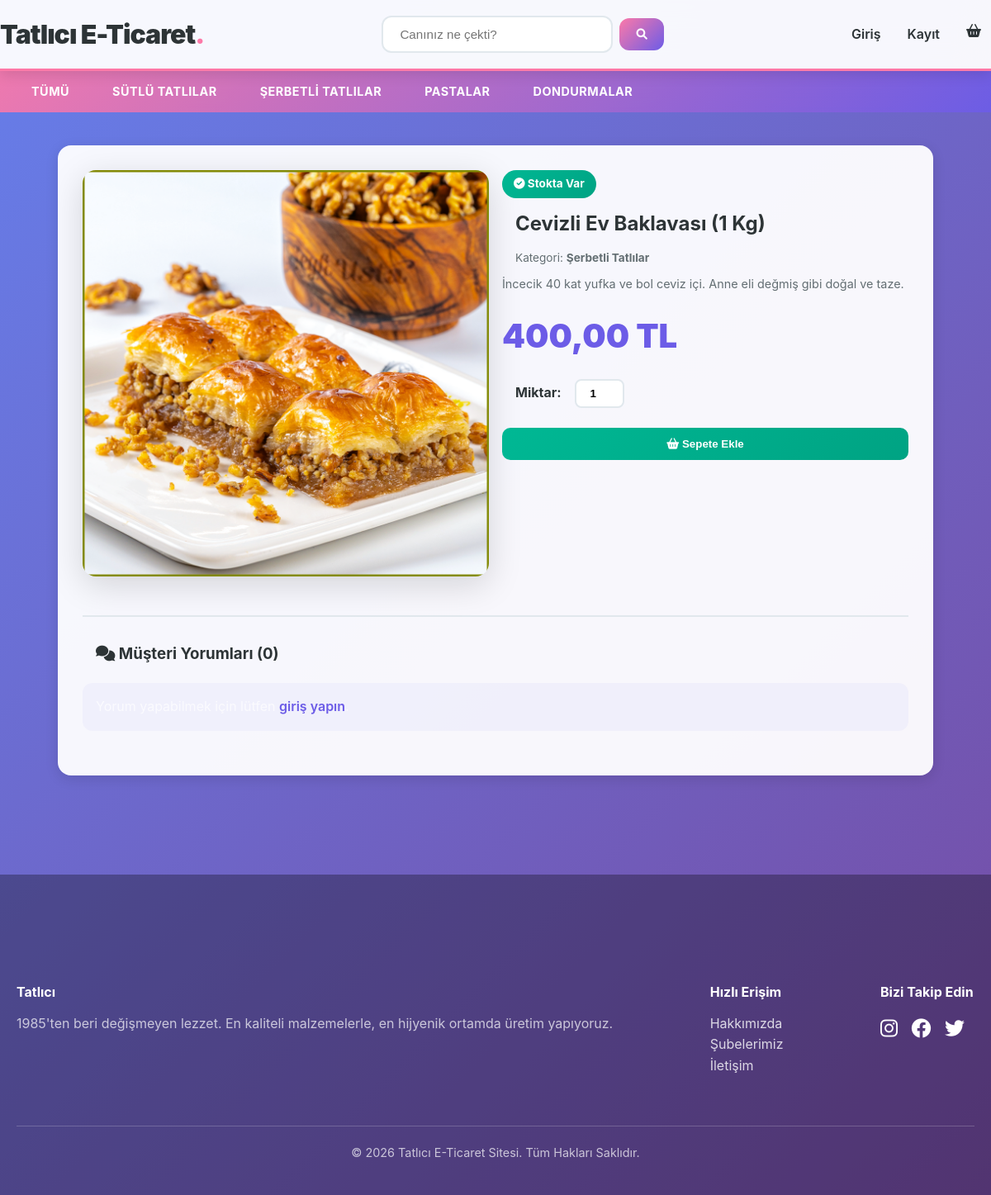
The app's page /product_detail.php?id=2 with its own data.
### tables this page shows
CREATE TABLE IF NOT EXISTS `ayarlar` (
  `id` int NOT NULL,
  `site_basligi` varchar(255) DEFAULT NULL,
  `site_aciklama` varchar(255) DEFAULT NULL,
  `logo` varchar(255) DEFAULT NULL,
  `email` varchar(100) DEFAULT NULL,
  `telefon` varchar(20) DEFAULT NULL,
  `adres` text,
  `facebook` varchar(255) DEFAULT NULL,
  `instagram` varchar(255) DEFAULT NULL,
  `twitter` varchar(255) DEFAULT NULL,
  PRIMARY KEY (`id`)
);

CREATE TABLE IF NOT EXISTS `kategoriler` (
  `id` int NOT NULL AUTO_INCREMENT,
  `kategori_adi` varchar(100) NOT NULL,
  PRIMARY KEY (`id`)
);

CREATE TABLE IF NOT EXISTS `urunler` (
  `id` int NOT NULL AUTO_INCREMENT,
  `kategori_id` int NOT NULL,
  `baslik` varchar(255) NOT NULL,
  `aciklama` text,
  `fiyat` decimal(10,2) NOT NULL,
  `resim` varchar(255) DEFAULT NULL,
  `stok` int DEFAULT '0',
  `aktif_mi` tinyint(1) DEFAULT '1',
  PRIMARY KEY (`id`),
  KEY `kategori_id` (`kategori_id`)
);

### product_detail.php (the view, shortened to what this page needs)
<?php
include 'inc/header.php';
$urunsor = $db->prepare("SELECT u.*, k.kategori_adi FROM urunler u
                         LEFT JOIN kategoriler k ON u.kategori_id = k.id
                         WHERE u.id = ? AND u.aktif_mi = 1");
$urunsor->execute([$_GET['id']]);
$urun = $urunsor->fetch(PDO::FETCH_ASSOC);
$yorumsor = $db->prepare("SELECT y.*, k.ad, k.soyad FROM yorumlar y
                          INNER JOIN kullanicilar k ON y.kullanici_id = k.id
                          WHERE y.urun_id = ? AND y.aktif_mi = 1
                          ORDER BY y.id DESC");
$yorumsor->execute([$urun['id']]);
$yorumlar = $yorumsor->fetchAll(PDO::FETCH_ASSOC);
?>
<main class="container main-large">
    <div class="stat-card p-30">
      <div class="grid-2 gap-40 mb-40">
        <div>
          <img class="img-main" src="img/urunler/<?php echo $urun['resim']; ?>" alt="<?php echo $urun['baslik']; ?>">
        </div>
        <div>
          <div class="badge-success">
            <i class="fas fa-check-circle"></i> Stokta Var
          </div>
          <h2 class="text-dark-strong mb-12"><?php echo $urun['baslik']; ?></h2>
          <p class="small-muted mb-8">Kategori: <strong><?php echo $urun['kategori_adi']; ?></strong></p>
          <p class="product-desc mb-16"><?php echo $urun['aciklama']; ?></p>
          <div class="product-price-large"><?php echo number_format($urun['fiyat'], 2, ',', '.'); ?> TL</div>
<form action="sepet_islem.php" method="POST">
    <div class="flex items-center gap-16 mt-20">
        <label class="fw-700 text-dark-strong">Miktar:</label>
        <div class="flex items-center gap-8">
            <input type="number" name="adet" id="quantityInput" value="1" min="1" class="input-compact">
        </div>
    </div>
    <div class="flex gap-12 mt-24">
        <button type="submit" name="sepete_ekle" class="btn-add-to-cart flex-1">
            <i class="fas fa-shopping-basket"></i> Sepete Ekle
        </button>
    </div>
</form>
        </div>
      </div>
      <div class="border-top-light">
        <h3 class="mb-20 text-dark-strong"><i class="fas fa-comments"></i> Müşteri Yorumları (<?php echo count($yorumlar); ?>)</h3>
        <?php if(isset($_SESSION['kullanici_id'])): ?>
            <div class="box-muted p-24 mb-24">
              <h4 class="mb-16 text-dark-strong">Yorumunuzu Paylaşın</h4>
              <form action="islem.php" method="POST">
                <input type="hidden" name="urun_id" value="<?php echo $urun['id']; ?>">
                <div class="form-control">
                  <label>Puanınız</label>
                  <select class="input" name="puan" required>
                    <option value="5">⭐⭐⭐⭐⭐ Mükemmel</option>
                    <option value="4">⭐⭐⭐⭐ Çok İyi</option>
                    <option value="3">⭐⭐⭐ Orta</option>
                    <option value="2">⭐⭐ Kötü</option>
                    <option value="1">⭐ Çok Kötü</option>
                  </select>
                </div>
                <div class="form-control">
                  <label>Yorumunuz</label>
                  <textarea class="input" rows="4" name="yorum" placeholder="Lezzet hakkında ne düşünüyorsunuz?" required></textarea>
                </div>
                <button type="submit" name="yorum_yap" class="btn-cta">Gönder</button>
              </form>
            </div>
        <?php else: ?>
            <div class="box-muted p-16 mb-24">
                <p class="muted">Yorum yapabilmek için lütfen <a href="login.php" class="link-strong">giriş yapın</a>.</p>
            </div>
        <?php endif; ?>
      </div>
    </div>
</main>
<?php include 'inc/footer.php'; ?>

### inc/header.php (shortened to what this page needs)
<?php
require_once 'inc/baglan.php';
$ayarsor = $db->prepare("SELECT * FROM ayarlar WHERE id = ?");
$ayarsor->execute([1]);
$ayarcek = $ayarsor->fetch(PDO::FETCH_ASSOC);
$kategorisor = $db->prepare("SELECT * FROM kategoriler ORDER BY id ASC");
$kategorisor->execute();
$kategoriler = $kategorisor->fetchAll(PDO::FETCH_ASSOC);
?>
<!DOCTYPE html>
<html lang="tr">
<head>
  <link rel="stylesheet" href="style.css" />
  <link rel="stylesheet" href="https://cdnjs.cloudflare.com/ajax/libs/font-awesome/6.0.0-beta3/css/all.min.css"/>
</head>
<body>
  <header class="main-header">
    <div class="container header-inner">
      <h1 class="logo"><a href="index.php"><?php echo $ayarcek['site_basligi']; ?><span>.</span></a></h1>
      <form action="index.php" method="GET" class="search-bar">
        <input name="ara" type="text" placeholder="Canınız ne çekti?" required />
        <button type="submit"><i class="fas fa-search"></i></button>
      </form>
      <nav class="user-nav">
        <ul>
          <?php if(isset($_SESSION['kullanici_id'])): ?>
            <li><a href="#"><i class="fas fa-user"></i> <?php echo explode(' ', $_SESSION['kullanici_ad_soyad'])[0]; ?></a></li>
            <?php if($_SESSION['kullanici_rol'] <= 3): ?>
                <li><a href="admin_dashboard.php"><i class="fas fa-user-shield"></i> Panel</a></li>
            <?php endif; ?>
            <li><a href="cikis.php"><i class="fas fa-sign-out-alt"></i></a></li>
          <?php else: ?>
            <li><a href="login.php">Giriş</a></li>
            <li><a href="register.php">Kayıt</a></li>
          <?php endif; ?>
          <li><a href="cart.php"><i class="fas fa-shopping-basket"></i></a></li>
        </ul>
      </nav>
    </div>
  </header>
  <nav class="main-nav">
    <div class="container">
      <ul>
        <li><a href="index.php">Tümü</a></li>
        <?php foreach($kategoriler as $kat): ?>
            <li><a href="index.php?kategori=<?php echo $kat['id']; ?>"><?php echo $kat['kategori_adi']; ?></a></li>
        <?php endforeach; ?>
      </ul>
    </div>
  </nav>

### records on screen
ayarlar: site_basligi "Tatlıcı E-Ticaret"
kategoriler: kategori_adi "SÜTLÜ TATLILAR"
kategoriler: kategori_adi "ŞERBETLI TATLILAR"
kategoriler: kategori_adi "PASTALAR"
kategoriler: kategori_adi "DONDURMALAR"
urunler: resim (picture), baslik "Cevizli Ev Baklavası (1 Kg)", kategori.kategori_adi "Şerbetli Tatlılar", aciklama "İncecik 40 kat yufka ve bol ceviz içi. Anne eli değmiş gibi doğal ve taze.", fiyat "400,00"

### other values on screen
count($yorumlar) "0"
